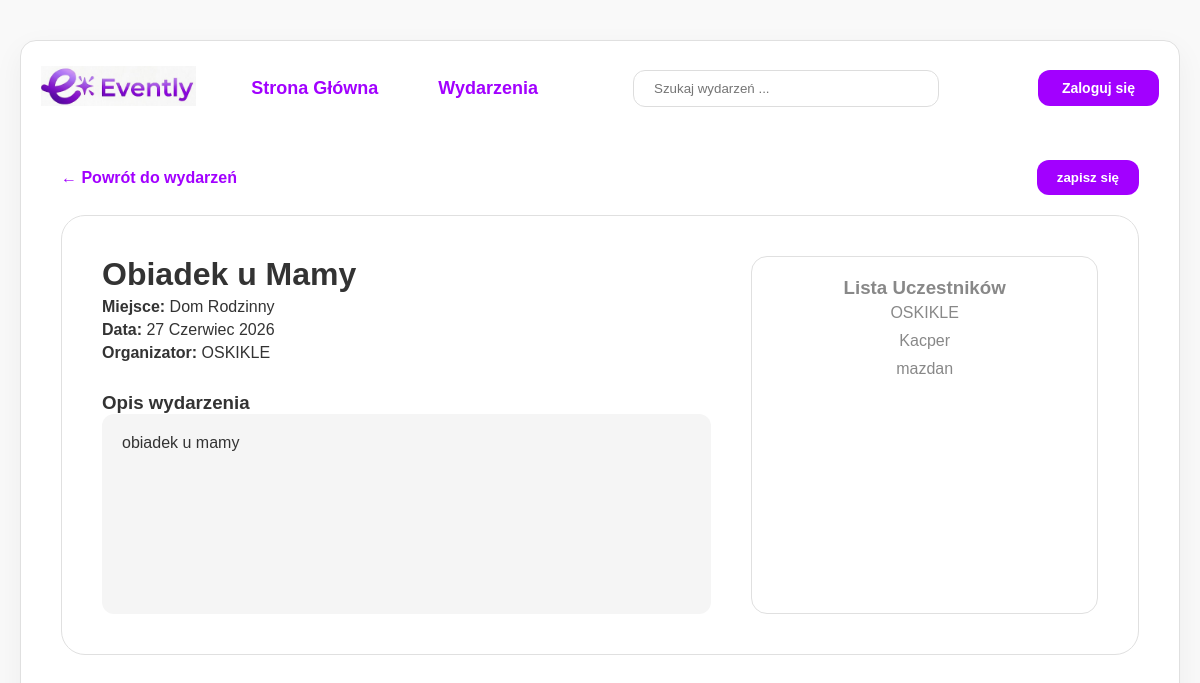
The app's page /wydarzenie/6/ with its own data.
### wydarzenia/models.py (models this page shows, shortened)
class Wydarzenie(models.Model):
    nazwa = models.CharField(max_length=200)
    miejsce = models.CharField(max_length=200)
    data = models.DateField()
    organizator = models.CharField(max_length=200)
    opis = models.TextField()
    autor = models.ForeignKey(User, on_delete=models.CASCADE)

class Zapis(models.Model):
    wydarzenie = models.ForeignKey(Wydarzenie, on_delete=models.CASCADE, related_name='zapisy')
    uzytkownik = models.ForeignKey(User, on_delete=models.CASCADE)
    data_zapisu = models.DateTimeField(auto_now_add=True)
    class Meta:
        unique_together = ('wydarzenie', 'uzytkownik')

### wydarzenia/views.py (the view)
# urls.py: path('wydarzenie/<int:wydarzenie_id>/', views.szczegoly_wydarzenia, name='szczegoly_wydarzenia'),
def szczegoly_wydarzenia(request, wydarzenie_id):
    wydarzenie = get_object_or_404(Wydarzenie, pk=wydarzenie_id)
    return render(request, 'szczegoly_wydarzenia.html', {'wydarzenie': wydarzenie})

### templates/szczegoly_wydarzenia.html (shortened to what this page needs)
{% load static %}
<!DOCTYPE html>
<html lang="pl">
<head>
    <link rel="stylesheet" href="{% static 'style.css' %}">
</head>
<body>
<div class="app-container">
    <header class="main-header" style="display: flex; justify-content: space-between; align-items: center; width: 100%; padding: 10px 20px; box-sizing: border-box; margin-top: 15px;">
        <div style="display: flex; align-items: center; gap: 40px;">
            <a href="/">
                <img src="{% static 'logo.png' %}" alt="Evently Logo" style="height: 40px; cursor: pointer;">
            </a>
            <nav class="nav-tabs" style="display: flex; gap: 30px;">
                <a href="/" class="tab-btn">Strona Główna</a>
                <a href="/wydarzenia/" class="tab-btn">Wydarzenia</a>
            </nav>
        </div>
        <div style="flex-grow: 1; max-width: 500px; margin: 0 40px;">
            <form action="{% url 'events' %}" method="GET" style="flex-grow: 1; max-width: 500px; margin: 0 40px;">
    <input type="text" name="q" placeholder="Szukaj wydarzeń ..."
           value="{{ request.GET.q }}"
           class="search-bar"
           style="width: 100%; padding: 10px 20px; border: 1px solid #dddddd; border-radius: 12px; outline: none;">
</form>
        </div>
        <div style="display: flex; align-items: center; min-width: 140px; justify-content: flex-end; position: relative;">
            {% if user.is_authenticated %}
                <div class="user-menu-wrapper" style="position: relative; display: inline-block;">
                    <span id="userMenuBtn" style="font-weight: 700; color: #A200FF; cursor: pointer; padding: 10px 0; display: inline-block; font-size: 15px; user-select: none;">
                        {{ user.username }} ▾
                    </span>
                    <div id="userDropdown" style="display: none; position: absolute; right: 0; top: 100%; background-color: white; border: 1px solid #e0e0e0; border-radius: 12px; box-shadow: 0 8px 24px rgba(0,0,0,0.1); min-width: 150px; z-index: 100; padding: 6px 0;">
                        <a href="/moje-wydarzenia/" class="dropdown-item" style="display: block; padding: 10px 16px; color: #333333; text-decoration: none; font-size: 14px; font-weight: 600; border-radius: 6px; margin: 0 6px;">Moje wydarzenia</a>
                        <a href="/moje-zapisy/" class="dropdown-item" style="display: block; padding: 10px 16px; color: #333333; text-decoration: none; font-size: 14px; font-weight: 600; border-radius: 6px; margin: 0 6px;">Moje zapisy</a>
                        <div style="border-top: 1px solid #eeeeee; margin: 6px 0;"></div>
                        <a href="/wyloguj/" class="dropdown-item-logout" style="display: block; padding: 10px 16px; color: #f44336; text-decoration: none; font-size: 14px; font-weight: 600; border-radius: 6px; margin: 0 6px;">Wyloguj się</a>
                    </div>
                </div>
                <script>
                    const menuBtn = document.getElementById('userMenuBtn');
                    const dropdown = document.getElementById('userDropdown');
                    if (menuBtn && dropdown) {
                        menuBtn.addEventListener('click', function(e) { e.stopPropagation(); dropdown.style.display = dropdown.style.display === 'block' ? 'none' : 'block'; });
                        document.addEventListener('click', function(e) { if (!menuBtn.contains(e.target) && !dropdown.contains(e.target)) dropdown.style.display = 'none'; });
                    }
                </script>
            {% else %}
                <a href="/logowanie/" style="text-decoration: none; padding: 10px 24px; border-radius: 12px; color: white; background-color: #A200FF; font-size: 14px; font-weight: 600;">Zaloguj się</a>
            {% endif %}
        </div>
    </header>
    <main style="padding: 20px;">
        <div style="display: flex; justify-content: space-between; align-items: center; margin-top: 20px; padding: 0 20px;">
            <a href="/wydarzenia/" style="color: #A200FF; text-decoration: none; font-weight: 600;">← Powrót do wydarzeń</a>
            {% if user.is_authenticated %}
    <a href="{% url 'zapisz_sie' wydarzenie.id %}"
       style="background-color: #A200FF; border: none; padding: 10px 20px; border-radius: 12px; color: white; text-decoration: none; font-weight: 600;">
        zapisz się
    </a>
{% else %}
    <button onclick="alert('Musisz być zalogowany!')"
            style="background-color: #A200FF; border: none; padding: 10px 20px; border-radius: 12px; color: white; font-weight: 600; cursor: pointer;">
        zapisz się
    </button>
{% endif %}
        </div>
        <div class="event-card">
    <div class="event-left">
        <h1 style="margin-top: 0;">{{ wydarzenie.nazwa }}</h1>
        <div style="margin-bottom: 25px;">
            <p style="margin: 5px 0;"><strong>Miejsce:</strong> {{ wydarzenie.miejsce }}</p>
            <p style="margin: 5px 0;"><strong>Data:</strong> {{ wydarzenie.data|date:"j F Y" }}</p>
            <p style="margin: 5px 0;"><strong>Organizator:</strong> {{ wydarzenie.autor.username }}</p>
        </div>
        <h3 style="margin-top: 30px;">Opis wydarzenia</h3>
        <div style="background: #f5f5f5; padding: 20px; border-radius: 12px; min-height: 200px;">
            {{ wydarzenie.opis }}
        </div>
    </div>
    <div class="event-right">
        <h3>Lista Uczestników</h3>
        {% for zapis in wydarzenie.zapisy.all %}
            <div style="padding: 5px 0;">{{ zapis.uzytkownik.username }}</div>
        {% empty %}
            <p>Brak uczestników</p>
        {% endfor %}
    </div>
</div>
    </main>
</div>
</body>
</html>

### static/style.css (style rules this page uses)
* { box-sizing: border-box; margin: 0; padding: 0; }
html { overflow-y: scroll; }
body { font-family: 'Segoe UI', Tahoma, Geneva, Verdana, sans-serif; background-color: #f5f5f5; color: #333; display: flex; justify-content: center; padding: 40px 20px; }
.app-container { width: 1200px; background-color: #ffffff; border: 1px solid #e0e0e0; border-radius: 16px; min-height: 750px; box-shadow: 0 10px 30px rgba(0,0,0,0.05); overflow: hidden; }
.nav-tabs { display: flex; gap: 15px; }
.tab-btn { padding: 10px 15px; text-decoration: none; font-weight: 700; font-size: 18px; color: #A200FF; background-color: transparent; transition: opacity 0.2s; }

### templates/szczegoly_wydarzenia.html (style rules this page uses)
body { margin: 0; background-color: #f9f9f9; font-family: sans-serif; display: flex; justify-content: center; }
.app-container { max-width: 1200px; width: 100%; background-color: white; min-height: 100vh; }
.event-card { background: white; border: 1px solid #e0e0e0; border-radius: 24px; padding: 40px; margin: 20px; display: flex; gap: 40px; }
.event-left { flex: 2; }
.event-right { flex: 1; border: 1px solid #e0e0e0; border-radius: 16px; padding: 20px; min-height: 300px; text-align: center; color: #888; }

### records on screen
Wydarzenie: nazwa "Obiadek u Mamy", miejsce "Dom Rodzinny", data "27 Czerwiec 2026", autor.username "OSKIKLE", opis "obiadek u mamy"
Zapis: uzytkownik.username "OSKIKLE"
Zapis: uzytkownik.username "Kacper"
Zapis: uzytkownik.username "mazdan"
